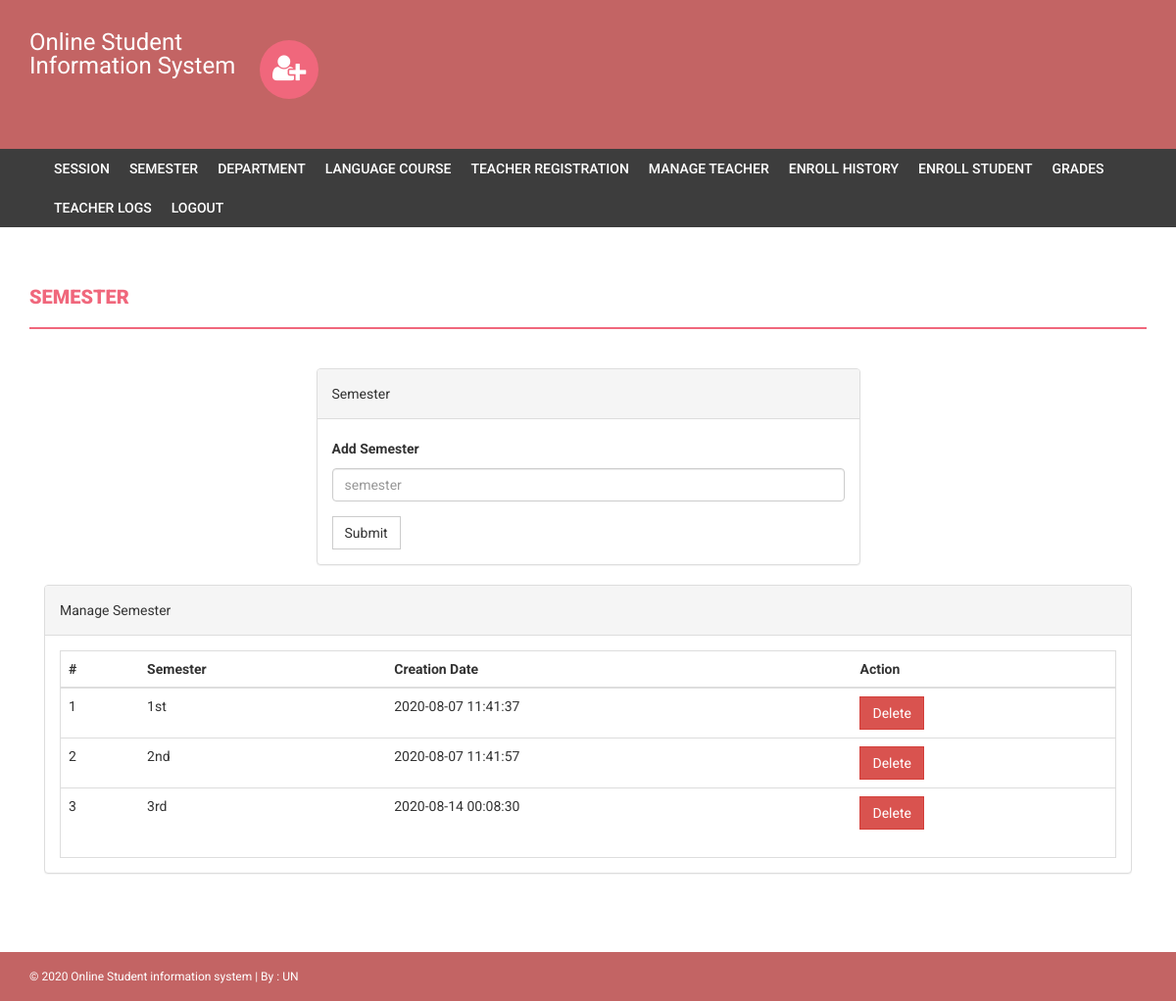
Page /admin/semester.php (signed in) on the committed database.
### tables this page shows
CREATE TABLE `semester` (
  `id` int(11) NOT NULL,
  `semester` varchar(255) DEFAULT NULL,
  `creationDate` timestamp NULL DEFAULT current_timestamp(),
  `updationDate` varchar(255) DEFAULT NULL
);

### admin/semester.php (the view, shortened to what this page needs)
<?php
if(strlen($_SESSION['alogin'])==0)
    {
header('location:index.php');
}
else{
?>
<!DOCTYPE html>
<html xmlns="http://www.w3.org/1999/xhtml">
<head>
    <link href="assets/css/bootstrap.css" rel="stylesheet" />
    <link href="assets/css/font-awesome.css" rel="stylesheet" />
    <link href="assets/css/style.css" rel="stylesheet" />
</head>
<body>
<?php include('includes/header.php');?>
<?php if($_SESSION['alogin']!="")
{
 include('includes/menubar.php');
}
 ?>
    <div class="content-wrapper">
        <div class="container">
              <div class="row">
                    <div class="col-md-12">
                        <h1 class="page-head-line">Semester  </h1>
                    </div>
                </div>
                <div class="row" >
                  <div class="col-md-3"></div>
                    <div class="col-md-6">
                        <div class="panel panel-default">
                        <div class="panel-heading">
                           Semester
                        </div>
                        <div class="panel-body">
                       <form name="semester" method="post">
   <div class="form-group">
    <label for="semester">Add Semester  </label>
    <input type="text" class="form-control" id="semester" name="semester" placeholder="semester" required />
  </div>
 <button type="submit" name="submit" class="btn btn-default">Submit</button>
</form>
                            </div>
                            </div>
                    </div>
                </div>
                <div class="col-md-12">
                    <div class="panel panel-default">
                        <div class="panel-heading">
                            Manage Semester
                        </div>
                        <div class="panel-body">
                            <div class="table-responsive table-bordered">
                                <table class="table">
                                    <thead>
                                        <tr>
                                            <th>#</th>
                                            <th>Semester</th>
                                            <th>Creation Date</th>
                                            <th>Action</th>
                                        </tr>
                                    </thead>
                                    <tbody>
<?php
$sql=mysqli_query($con,"select * from semester");
$cnt=1;
while($row=mysqli_fetch_array($sql))
{
?>
                                        <tr>
                                            <td><?php echo $cnt;?></td>
                                            <td><?php echo htmlentities($row['semester']);?></td>
                                            <td><?php echo htmlentities($row['creationDate']);?></td>
                                            <td>
  <a href="semester.php?id=<?php echo $row['id']?>&del=delete" onClick="return confirm('Are you sure you want to delete?')">
                                            <button class="btn btn-danger">Delete</button>
</a>
                                            </td>
                                        </tr>
<?php
$cnt++;
} ?>
                                    </tbody>
                                </table>
                            </div>
                        </div>
                    </div>
                </div>
            </div>
        </div>
  <?php include('includes/footer.php');?>
</body>
</html>
<?php } ?>

### admin/assets/css/style.css (style rules this page uses)
body { font-family: 'Roboto', sans-serif; line-height: 30px; }
.content-wrapper { margin-top: 40px; min-height: 600px; padding-bottom: 60px; }
.page-head-line { font-weight: 900; padding-bottom: 20px; border-bottom: 2px solid #F0677C; text-transform: uppercase; color: #F0677C; font-size: 20px; margin-bottom: 40px; }
.btn { border-radius: 0px; -webkit-border-radius: 0px; -moz-border-radius: 0px; }

### rows in the picture
semester: semester "1st", creationDate "2020-08-07 11:41:37"
semester: semester "2nd", creationDate "2020-08-07 11:41:57"
semester: semester "3rd", creationDate "2020-08-14 00:08:30"
